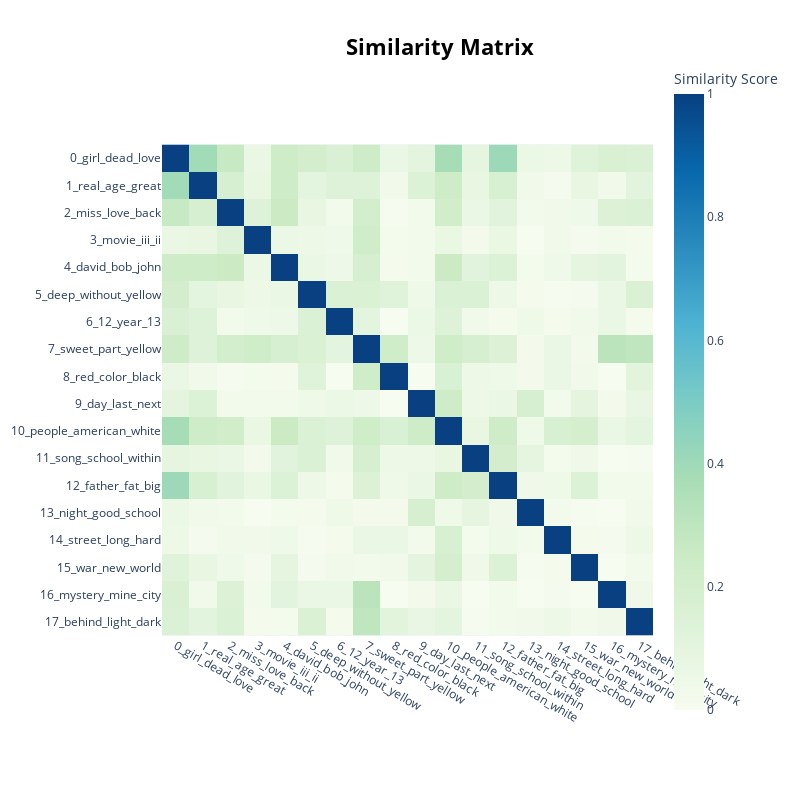

Notebook cell for this chart:
### Code cell
# Visualize similarity using heatmap
topic_model_title.visualize_heatmap()

### Figure 1 — Plotly figure (JSON) as saved in the notebook; plotly's stock layout.template omitted (floating-point values rounded to 4 significant figures; data arrays with more than 128 entries replaced by an {"elided": "..."} marker saying what was removed)
{"data": [{"coloraxis": "coloraxis", "hovertemplate": "x: %{x}<br>y: %{y}<br>Similarity Score: %{z}<extra></extra>", "name": "0", "type": "heatmap", "x": ["0_girl_dead_love", "1_real_age_great", "2_miss_love_back", "3_movie_iii_ii", "4_david_bob_john", "5_deep_without_yellow", "6_12_year_13", "7_sweet_part_yellow", "8_red_color_black", "9_day_last_next", "10_people_american_white", "11_song_school_within", "12_father_fat_big", "13_night_good_school", "14_street_long_hard", "15_war_new_world", "16_mystery_mine_city", "17_behind_light_dark"], "xaxis": "x", "y": ["0_girl_dead_love", "1_real_age_great", "2_miss_love_back", "3_movie_iii_ii", "4_david_bob_john", "5_deep_without_yellow", "6_12_year_13", "7_sweet_part_yellow", "8_red_color_black", "9_day_last_next", "10_people_american_white", "11_song_school_within", "12_father_fat_big", "13_night_good_school", "14_street_long_hard", "15_war_new_world", "16_mystery_mine_city", "17_behind_light_dark"], "yaxis": "y", "z": {"elided": "18x18 float values"}}], "layout": {"coloraxis": {"colorbar": {"title": {"text": "Similarity Score"}}, "colorscale": [[0, "rgb(247,252,240)"], [0.125, "rgb(224,243,219)"], [0.25, "rgb(204,235,197)"], [0.375, "rgb(168,221,181)"], [0.5, "rgb(123,204,196)"], [0.625, "rgb(78,179,211)"], [0.75, "rgb(43,140,190)"], [0.875, "rgb(8,104,172)"], [1, "rgb(8,64,129)"]]}, "height": 800, "hoverlabel": {"bgcolor": "white", "font": {"family": "Rockwell", "size": 16}}, "legend": {"title": {"text": "Trend"}}, "margin": {"t": 60}, "showlegend": true, "title": {"font": {"color": "Black", "size": 22}, "text": "<b>Similarity Matrix</b>", "x": 0.55, "xanchor": "center", "y": 0.95, "yanchor": "top"}, "width": 800, "xaxis": {"anchor": "y", "constrain": "domain", "domain": [0, 1], "scaleanchor": "y"}, "yaxis": {"anchor": "x", "autorange": "reversed", "constrain": "domain", "domain": [0, 1]}}}
